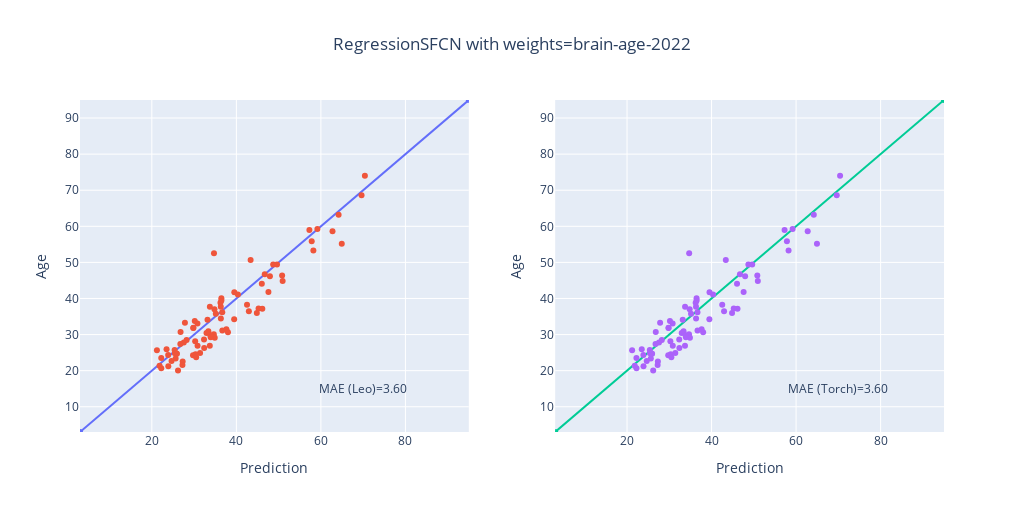

Write notebook code for a chart like this one.
### Code cell
# Using original pyment comparision
import plotly.graph_objs as go
from plotly.subplots import make_subplots

df_pred_leo = pd.DataFrame(predictions_leo)
df_pred_torch = pd.DataFrame(predictions_torch)

fig = make_subplots(rows=1, cols=2)

fig.add_trace(
    go.Scatter(
        x=[MIN_AGE, MAX_AGE],
        y=[MIN_AGE, MAX_AGE],
        showlegend=False
    ),
    row = 1, col = 1
)

fig.add_trace(
    go.Scatter(
        x=df_pred_leo['prediction'],
        y=df_pred_leo['age'],
        mode='markers',
        showlegend=False
    ),
    row = 1, col = 1
)

fig.add_trace(
    go.Scatter(
        x=[MIN_AGE, MAX_AGE],
        y=[MIN_AGE, MAX_AGE],
        showlegend=False
    ),
    row=1, col=2
)

fig.add_trace(
    go.Scatter(
        x=df_pred_torch['prediction'],
        y=df_pred_torch['age'],
        mode='markers',
        showlegend=False
    ),
    row=1, col=2
)


mae_leo = np.mean(np.abs(df_pred_leo['prediction'] - df_pred_leo['age']))
mae_torch = np.mean(np.abs(df_pred_torch['prediction'] - df_pred_torch['age']))

fig.update_layout(
    title={'x': 0.5, 'text': f'{model.__class__.__name__} with weights={original_model.weight_name}'},
    width=1024,
    height=512,
    annotations=[
        {'x': 70, 'y': 15, 'text': f'MAE (Leo)={mae_leo:.2f}', 'showarrow': False, 'xref': 'x1', 'yref': 'y1'},
        {'x': 70, 'y': 15, 'text': f'MAE (Torch)={mae_torch:.2f}', 'showarrow': False, 'xref': 'x2', 'yref': 'y2'}
    ],
    xaxis1={'range': [MIN_AGE, MAX_AGE], 'title': 'Prediction'},
    yaxis1={'range': [MIN_AGE, MAX_AGE], 'title': 'Age'},
    xaxis2={'range': [MIN_AGE, MAX_AGE], 'title': 'Prediction'},
    yaxis2={'range': [MIN_AGE, MAX_AGE], 'title': 'Age'}
)

fig.show()

### Figure 1 — Plotly figure (JSON) as saved in the notebook; plotly's stock layout.template omitted (floating-point values rounded to 4 significant figures)
{"data": [{"showlegend": false, "type": "scatter", "x": [3, 95], "xaxis": "x", "y": [3, 95], "yaxis": "y"}, {"mode": "markers", "showlegend": false, "type": "scatter", "x": [27.57, 48.71, 36.45, 50.83, 21.2, 23.9, 27.29, 36.46, 32.93, 59.17, 64.94, 44.85, 34.66, 69.62, 50.95, 24.66, 70.41, 34.88, 62.75, 36.33, 27.24, 46.14, 57.28, 31.42, 33.18, 27.83, 47.94, 64.19, 30.35, 30.26, 23.86, 25.83, 35.14, 32.38, 23.48, 25.39, 33.93, 25.93, 33.71, 25.45, 26.8, 36.32, 30.79, 29.75, 36.24, 33.73, 34.7, 26.74, 33.37, 42.96, 43.37, 22.23, 42.52, 46.72, 39.48, 38.01, 33.84, 29.8, 34.82, 57.83, 29.83, 46.02, 28.23, 32.35, 30.49, 36.67, 30.82, 39.52, 58.22, 21.82, 22.22, 36.68, 30.15, 49.61, 40.35, 26.19, 47.59, 37.64, 45.25, 25.63], "xaxis": "x", "y": [27.82, 49.4, 40.04, 46.37, 25.66, 21.2, 22.53, 39.47, 30.42, 59.22, 55.17, 35.99, 30.07, 68.6, 44.85, 22.65, 74.03, 29.09, 58.66, 34.48, 21.57, 37.14, 59.0, 24.9, 34.14, 33.24, 46.17, 63.19, 24.57, 28.16, 24.34, 24.76, 35.8, 26.27, 25.94, 25.74, 29.28, 24.69, 26.88, 24.85, 30.7, 37.7, 33.08, 24.28, 38.78, 37.73, 52.53, 27.39, 30.89, 36.48, 50.65, 20.7, 38.23, 46.71, 34.24, 30.67, 29.78, 31.85, 37.0, 55.83, 31.85, 44.09, 28.51, 28.61, 23.72, 36.22, 26.92, 41.75, 53.31, 21.38, 23.54, 31.13, 33.76, 49.4, 41.12, 20.07, 41.82, 31.46, 37.21, 23.35], "yaxis": "y"}, {"showlegend": false, "type": "scatter", "x": [3, 95], "xaxis": "x2", "y": [3, 95], "yaxis": "y2"}, {"mode": "markers", "showlegend": false, "type": "scatter", "x": [27.57, 48.71, 36.45, 50.83, 21.2, 23.9, 27.29, 36.46, 32.93, 59.17, 64.94, 44.85, 34.66, 69.62, 50.95, 24.66, 70.41, 34.88, 62.75, 36.33, 27.24, 46.14, 57.28, 31.42, 33.18, 27.83, 47.94, 64.19, 30.35, 30.26, 23.86, 25.83, 35.14, 32.38, 23.48, 25.39, 33.93, 25.93, 33.71, 25.45, 26.8, 36.32, 30.79, 29.75, 36.24, 33.73, 34.7, 26.74, 33.37, 42.96, 43.37, 22.23, 42.52, 46.72, 39.48, 38.01, 33.84, 29.8, 34.82, 57.83, 29.83, 46.02, 28.23, 32.35, 30.49, 36.67, 30.82, 39.52, 58.22, 21.82, 22.22, 36.68, 30.15, 49.61, 40.35, 26.19, 47.59, 37.64, 45.25, 25.63], "xaxis": "x2", "y": [27.82, 49.4, 40.04, 46.37, 25.66, 21.2, 22.53, 39.47, 30.42, 59.22, 55.17, 35.99, 30.07, 68.6, 44.85, 22.65, 74.03, 29.09, 58.66, 34.48, 21.57, 37.14, 59.0, 24.9, 34.14, 33.24, 46.17, 63.19, 24.57, 28.16, 24.34, 24.76, 35.8, 26.27, 25.94, 25.74, 29.28, 24.69, 26.88, 24.85, 30.7, 37.7, 33.08, 24.28, 38.78, 37.73, 52.53, 27.39, 30.89, 36.48, 50.65, 20.7, 38.23, 46.71, 34.24, 30.67, 29.78, 31.85, 37.0, 55.83, 31.85, 44.09, 28.51, 28.61, 23.72, 36.22, 26.92, 41.75, 53.31, 21.38, 23.54, 31.13, 33.76, 49.4, 41.12, 20.07, 41.82, 31.46, 37.21, 23.35], "yaxis": "y2"}], "layout": {"annotations": [{"showarrow": false, "text": "MAE (Leo)=3.60", "x": 70, "xref": "x", "y": 15, "yref": "y"}, {"showarrow": false, "text": "MAE (Torch)=3.60", "x": 70, "xref": "x2", "y": 15, "yref": "y2"}], "height": 512, "title": {"text": "RegressionSFCN with weights=brain-age-2022", "x": 0.5}, "width": 1024, "xaxis": {"anchor": "y", "domain": [0, 0.45], "range": [3, 95], "title": {"text": "Prediction"}}, "xaxis2": {"anchor": "y2", "domain": [0.55, 1], "range": [3, 95], "title": {"text": "Prediction"}}, "yaxis": {"anchor": "x", "domain": [0, 1], "range": [3, 95], "title": {"text": "Age"}}, "yaxis2": {"anchor": "x2", "domain": [0, 1], "range": [3, 95], "title": {"text": "Age"}}}}
